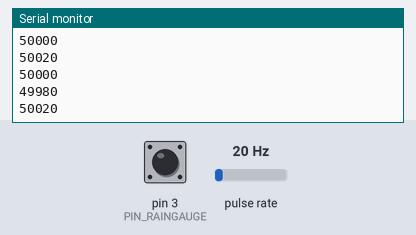
Bench run of a sketch on a simulated Arduino Uno, built with avr-gcc and run on an emulated ATmega328P. Shown: the last lines printed to the serial monitor. Wiring (inferred from the names in the program): pulse sensor: data pin 2. The test bench sets the inputs (shaded band); at power-on: pulse rate 20 Hz, pin 3 (PIN_RAINGAUGE) HIGH.

Above: at 1.2 s.
1.3 s: pulse rate (sensor on pin 2) set to 4 Hz
At 1.61 s:
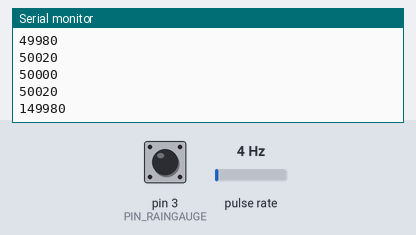
2.8 s: pin 3 (PIN_RAINGAUGE) pulled LOW for 0.15 s
At 3.11 s:
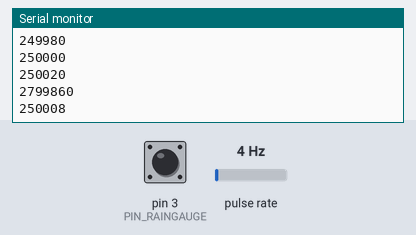
4.4 s: pin 3 (PIN_RAINGAUGE) pulled LOW for 1 s
At 5.36 s:
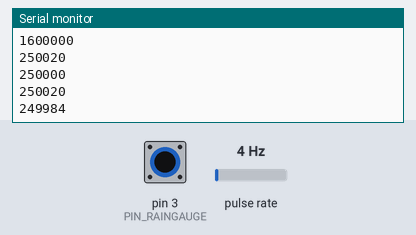
6.9 s: pulse rate (sensor on pin 2) set to 50 Hz
At 7.05 s:
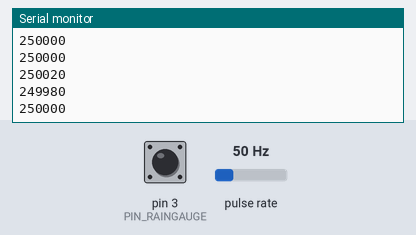
Timing chart, 0 to 9.4 s (numbered marks = the images above; inputs shaded):
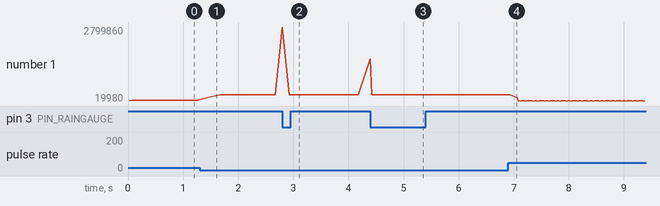

The sketch:

test_button_stutter.ino
```cpp
#define PIN_ANEMOMETER 2
#define PIN_RAINGAUGE 3

volatile unsigned long currentAnemometerTime = 0;
volatile unsigned long lastAnemometerTime = 0;
volatile unsigned long anemometerTimeDifference = 0;
volatile bool newAnemometerTimeDifference = false;

volatile unsigned long currentRaingaugeTime = 0;
volatile unsigned long lastRainGaugeTime = 0;
volatile unsigned long raingaugeTimeDifference = 0;
volatile bool newRaingaugeTimeDifference = false;

void countAnemometer() {
	currentAnemometerTime = micros();
	anemometerTimeDifference = currentAnemometerTime - lastAnemometerTime;
	lastAnemometerTime = currentAnemometerTime;
	newAnemometerTimeDifference = true;
}

void countRainGauge() {
	currentRaingaugeTime = micros();
	raingaugeTimeDifference = currentRaingaugeTime - lastRainGaugeTime;
	lastRainGaugeTime = currentRaingaugeTime;
	newRaingaugeTimeDifference = true;
}

void setup() {
	// put your setup code here, to run once:
	Serial.begin(9600);
	pinMode(PIN_ANEMOMETER, INPUT);
	pinMode(PIN_RAINGAUGE, INPUT);
	digitalWrite(PIN_ANEMOMETER, HIGH);
	digitalWrite(PIN_RAINGAUGE, HIGH);
	attachInterrupt(digitalPinToInterrupt(PIN_ANEMOMETER), countAnemometer, FALLING);
	attachInterrupt(digitalPinToInterrupt(PIN_RAINGAUGE), countRainGauge, FALLING);
}

void loop() {
	if (newAnemometerTimeDifference) {
		Serial.println(anemometerTimeDifference);
		newAnemometerTimeDifference = false;
	}
	if (newRaingaugeTimeDifference) {
		Serial.println(raingaugeTimeDifference);
		newRaingaugeTimeDifference = false;
	}
}
```

Measured:
- after the input at 1.3 s, the serial monitor: prints a new line after 0.13 s (image 1)
- after the input at 2.8 s, the serial monitor: prints a new line at once (image 2)
- after the input at 4.4 s, the serial monitor: prints a new line at once (image 3)
- plotted number 1: 50020 → 250020 after the input at 1.3 s, 249980 → 20020 after the input at 6.9 s
